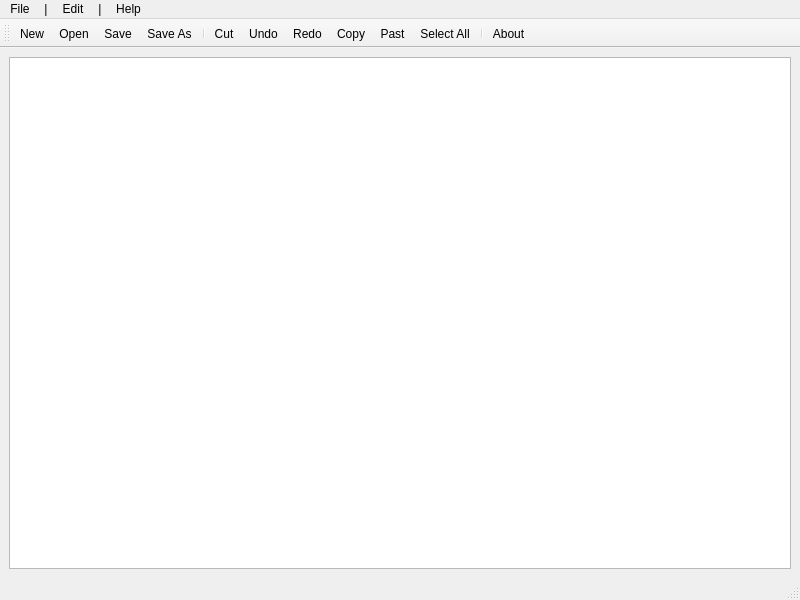
<?xml version="1.0" encoding="UTF-8"?>
<ui version="4.0">
 <class>MainWindow</class>
 <widget class="QMainWindow" name="MainWindow">
  <property name="geometry">
   <rect>
    <x>0</x>
    <y>0</y>
    <width>800</width>
    <height>600</height>
   </rect>
  </property>
  <property name="windowTitle">
   <string>MainWindow</string>
  </property>
  <widget class="QWidget" name="centralwidget">
   <layout class="QVBoxLayout" name="verticalLayout">
    <item>
     <widget class="QPlainTextEdit" name="textEditor"/>
    </item>
   </layout>
  </widget>
  <widget class="QMenuBar" name="menubar">
   <property name="geometry">
    <rect>
     <x>0</x>
     <y>0</y>
     <width>800</width>
     <height>25</height>
    </rect>
   </property>
   <widget class="QMenu" name="menuFile">
    <property name="title">
     <string>File</string>
    </property>
    <addaction name="actionNew"/>
    <addaction name="actionOpen"/>
    <addaction name="actionSave_As"/>
    <addaction name="actionSave"/>
    <addaction name="actionExit"/>
   </widget>
   <widget class="QMenu" name="menuEdit">
    <property name="title">
     <string>Edit</string>
    </property>
    <addaction name="actionCut"/>
    <addaction name="actionUndo"/>
    <addaction name="actionRedo"/>
    <addaction name="actionCopy"/>
    <addaction name="actionPast"/>
    <addaction name="actionSelect_All"/>
   </widget>
   <widget class="QMenu" name="menuHelp">
    <property name="title">
     <string>Help</string>
    </property>
    <addaction name="actionAbout"/>
   </widget>
   <widget class="QMenu" name="Separator1">
    <property name="title">
     <string>|</string>
    </property>
   </widget>
   <widget class="QMenu" name="Separator2">
    <property name="title">
     <string>|</string>
    </property>
   </widget>
   <addaction name="menuFile"/>
   <addaction name="Separator1"/>
   <addaction name="menuEdit"/>
   <addaction name="Separator2"/>
   <addaction name="menuHelp"/>
  </widget>
  <widget class="QStatusBar" name="statusbar"/>
  <widget class="QToolBar" name="toolBar">
   <property name="font">
    <font>
     <bold>false</bold>
     <strikeout>false</strikeout>
    </font>
   </property>
   <property name="windowTitle">
    <string>toolBar</string>
   </property>
   <property name="autoFillBackground">
    <bool>false</bool>
   </property>
   <attribute name="toolBarArea">
    <enum>TopToolBarArea</enum>
   </attribute>
   <attribute name="toolBarBreak">
    <bool>false</bool>
   </attribute>
   <addaction name="actionNewTool"/>
   <addaction name="actionOpenTool"/>
   <addaction name="actionSaveTool"/>
   <addaction name="actionSave_asTool"/>
   <addaction name="separator"/>
   <addaction name="actionCutTool"/>
   <addaction name="actionUndoTool"/>
   <addaction name="actionRedoTool"/>
   <addaction name="actionCopyTool"/>
   <addaction name="actionPastTool"/>
   <addaction name="action_3"/>
   <addaction name="separator"/>
   <addaction name="action_2"/>
  </widget>
  <action name="actionNewTool">
   <property name="checkable">
    <bool>false</bool>
   </property>
   <property name="icon">
    <iconset theme="QIcon::ThemeIcon::DocumentNew"/>
   </property>
   <property name="text">
    <string>New</string>
   </property>
   <property name="shortcut">
    <string>Ctrl+N</string>
   </property>
  </action>
  <action name="actionOpenTool">
   <property name="icon">
    <iconset theme="QIcon::ThemeIcon::DocumentOpen"/>
   </property>
   <property name="text">
    <string>Open</string>
   </property>
   <property name="shortcut">
    <string>Ctrl+O</string>
   </property>
  </action>
  <action name="actionSaveTool">
   <property name="icon">
    <iconset theme="QIcon::ThemeIcon::DocumentSave"/>
   </property>
   <property name="text">
    <string>Save</string>
   </property>
   <property name="shortcut">
    <string>Ctrl+S</string>
   </property>
  </action>
  <action name="actionSave_asTool">
   <property name="icon">
    <iconset theme="QIcon::ThemeIcon::DocumentSaveAs"/>
   </property>
   <property name="text">
    <string>Save As</string>
   </property>
  </action>
  <action name="actionExit">
   <property name="text">
    <string>Exit</string>
   </property>
   <property name="shortcut">
    <string>Ctrl+Q</string>
   </property>
  </action>
  <action name="actionCutTool">
   <property name="icon">
    <iconset theme="QIcon::ThemeIcon::EditCut"/>
   </property>
   <property name="text">
    <string>Cut </string>
   </property>
   <property name="shortcut">
    <string>Ctrl+A</string>
   </property>
  </action>
  <action name="actionCopyTool">
   <property name="icon">
    <iconset theme="QIcon::ThemeIcon::EditCopy"/>
   </property>
   <property name="text">
    <string>Copy</string>
   </property>
   <property name="shortcut">
    <string>Ctrl+C</string>
   </property>
   <property name="shortcutContext">
    <enum>Qt::ShortcutContext::WidgetWithChildrenShortcut</enum>
   </property>
  </action>
  <action name="actionPastTool">
   <property name="icon">
    <iconset theme="QIcon::ThemeIcon::EditPaste"/>
   </property>
   <property name="text">
    <string>Past</string>
   </property>
   <property name="shortcut">
    <string>Ctrl+V</string>
   </property>
  </action>
  <action name="action_2">
   <property name="checkable">
    <bool>false</bool>
   </property>
   <property name="icon">
    <iconset theme="QIcon::ThemeIcon::HelpAbout"/>
   </property>
   <property name="text">
    <string>About</string>
   </property>
   <property name="shortcut">
    <string>F1</string>
   </property>
  </action>
  <action name="actionNew">
   <property name="text">
    <string>New</string>
   </property>
   <property name="shortcut">
    <string>Ctrl+N</string>
   </property>
  </action>
  <action name="action">
   <property name="text">
    <string>|</string>
   </property>
  </action>
  <action name="actionUndoTool">
   <property name="icon">
    <iconset theme="QIcon::ThemeIcon::EditUndo"/>
   </property>
   <property name="text">
    <string>Undo</string>
   </property>
  </action>
  <action name="actionRedoTool">
   <property name="icon">
    <iconset theme="QIcon::ThemeIcon::EditRedo"/>
   </property>
   <property name="text">
    <string>Redo</string>
   </property>
  </action>
  <action name="actionSave_As">
   <property name="text">
    <string>Save</string>
   </property>
   <property name="shortcut">
    <string>Ctrl+Shift+S</string>
   </property>
  </action>
  <action name="actionSave">
   <property name="text">
    <string>Save As</string>
   </property>
   <property name="shortcut">
    <string>Ctrl+S</string>
   </property>
  </action>
  <action name="actionOpen">
   <property name="text">
    <string>Open</string>
   </property>
   <property name="shortcut">
    <string>Ctrl+O</string>
   </property>
  </action>
  <action name="actionCut">
   <property name="text">
    <string>Cut</string>
   </property>
   <property name="shortcut">
    <string>Ctrl+X</string>
   </property>
  </action>
  <action name="actionUndo">
   <property name="text">
    <string>Undo</string>
   </property>
   <property name="shortcut">
    <string>Ctrl+Y</string>
   </property>
  </action>
  <action name="actionRedo">
   <property name="text">
    <string>Redo</string>
   </property>
   <property name="shortcut">
    <string>Ctrl+Z</string>
   </property>
  </action>
  <action name="actionCopy">
   <property name="text">
    <string>Copy</string>
   </property>
   <property name="shortcut">
    <string>Ctrl+C</string>
   </property>
  </action>
  <action name="actionPast">
   <property name="text">
    <string>Past</string>
   </property>
   <property name="shortcut">
    <string>Ctrl+V</string>
   </property>
  </action>
  <action name="actionAbout">
   <property name="text">
    <string>About</string>
   </property>
   <property name="shortcut">
    <string>F1</string>
   </property>
  </action>
  <action name="action_3">
   <property name="icon">
    <iconset theme="QIcon::ThemeIcon::EditSelectAll"/>
   </property>
   <property name="text">
    <string>Select All</string>
   </property>
  </action>
  <action name="actionSelect_All">
   <property name="text">
    <string>Select All</string>
   </property>
   <property name="shortcut">
    <string>Ctrl+A</string>
   </property>
  </action>
 </widget>
 <resources/>
 <connections/>
</ui>
